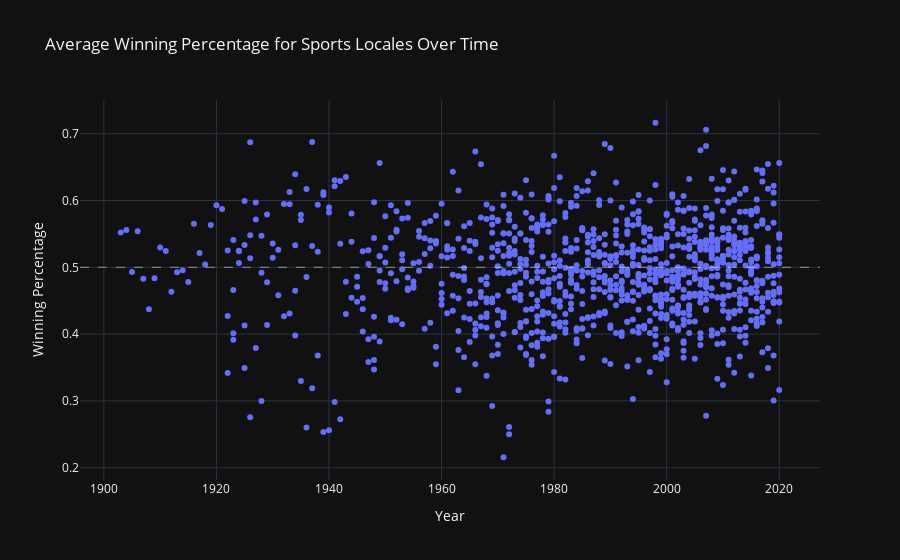

Source (notebook cell):
### Code cell
blah = temp[temp.year>1950]
fig = go.Figure(go.Scatter(
    x = temp.year.tolist(),
    y = temp.win_pct.tolist(),
    text = temp.teams.tolist(),
    mode="markers",
    hovertemplate =
    '<br><b>Year</b>: %{x}<br>'+
    '<b>Winning Pct.</b>: %{y:.2f}<br>'+
    '%{text}' +
    '<extra></extra>')
    )
fig.update_layout(
    title="Average Winning Percentage for Sports Locales Over Time",
    xaxis_title="Year",
    yaxis_title="Winning Percentage"
)
fig.add_hline(y=.5, line_width=.5, line_dash="dash", line_color="white")
fig.write_html(os.path.join(output_dir,"season_scatter.html"))
fig.show()

### Figure 1 — Plotly figure (JSON) as saved in the notebook; plotly's stock layout.template omitted (floating-point values rounded to 4 significant figures; data arrays with more than 128 entries replaced by an {"elided": "..."} marker saying what was removed)
{"data": [{"hovertemplate": "<br><b>Year</b>: %{x}<br><b>Winning Pct.</b>: %{y:.2f}<br>%{text}<extra></extra>", "mode": "markers", "text": {"elided": "1039 str values"}, "type": "scatter", "x": {"elided": "1039 int values"}, "y": {"elided": "1039 float values"}}], "layout": {"shapes": [{"line": {"color": "white", "dash": "dash", "width": 0.5}, "type": "line", "x0": 0, "x1": 1, "xref": "x domain", "y0": 0.5, "y1": 0.5, "yref": "y"}], "title": {"text": "Average Winning Percentage for Sports Locales Over Time"}, "xaxis": {"title": {"text": "Year"}}, "yaxis": {"title": {"text": "Winning Percentage"}}}}
